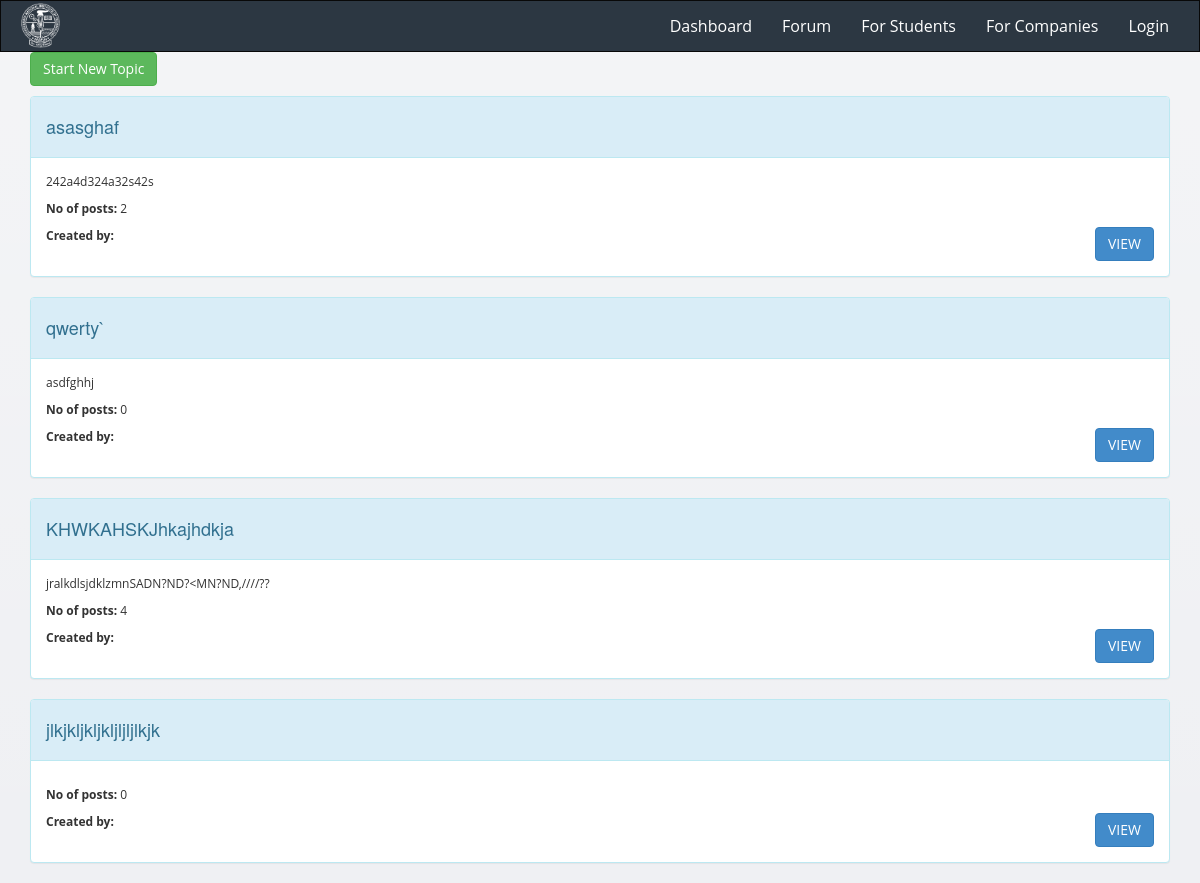
Before: /forum/2/ with the older database file.
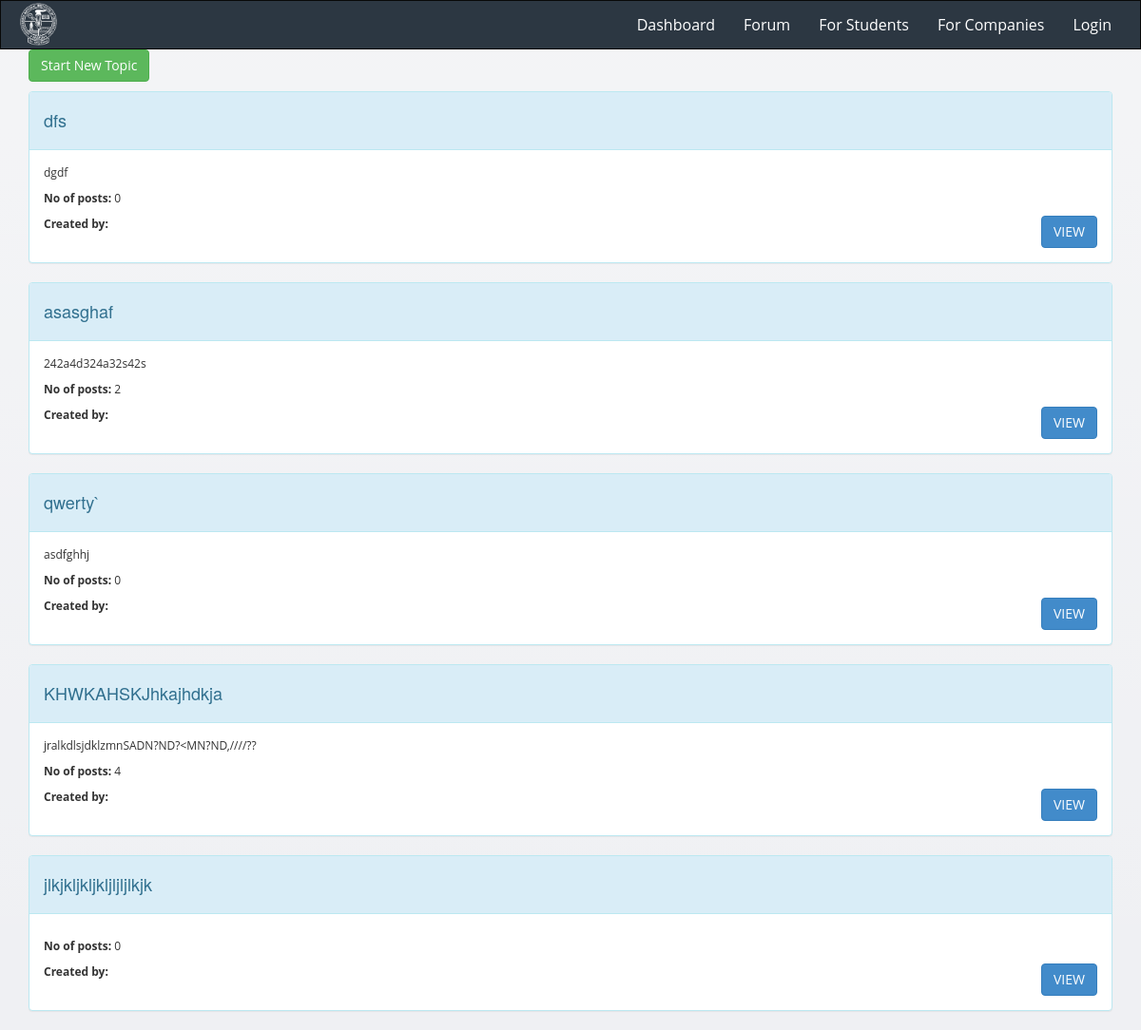
After: the same page with the newer database file.
### forum/models.py (models this page shows, shortened)
class Topic(models.Model):
    title = models.CharField(max_length=60)
    description = models.TextField(max_length=10000, blank=True, null=True)
    forum = models.ForeignKey(Forum)
    created = models.DateTimeField(auto_now=True)
    creator = models.ForeignKey(MyUser, blank=True, null=True)
    updated = models.DateTimeField(auto_now=True)
    closed = models.BooleanField(blank=True, default=False)
    def num_replies(self):
        return max(0, self.post_set.count())

### forum/views.py (the view)
# urls.py: url(r'^(?P<forum_id>[0-9]+)/$', views.forum, name='forum-detail'),
def forum(request, forum_id):
    topics = Topic.objects.filter(forum=forum_id).order_by("-created")
    forum = get_object_or_404(Forum, pk=forum_id)
    return render(request, "forum/forum.html", {'topics': topics, 'pk': forum_id, 'forum': forum})

### forum/templates/forum/forum.html (shortened to what this page needs)
{% extends 'forum/base.html' %}
{% block content %}
<div class="container">
    <p>
     <a href="{% url 'forum:new-topic' pk  %}" class="btn btn-success btn-md " role="button" id="new_topic">Start New Topic</a>
    </p>
</div>
    {% for topic in topics %}
        <div class="container">
           <div class="panel panel-info">
                  <div class="panel-heading">
                     <h4> {{ topic.title }} </h4>
                  </div>
                  <div class="panel-body">
                      <p>
                          {{ topic.description }}
                      </p>
                       <p>
                           <b> No of posts: </b>{{ topic.num_replies }}
                       </p>
                        <p>
                            <b> Created by: </b>{{ topic.creator.full_name|linebreaksbr }}
                            <a class=" btn btn-primary " href="{% url 'forum:topic-detail' topic.pk %}" style = " float:right " > VIEW </a>
                        </p>
                  </div>
            </div>
        </div>
    {% endfor %}
{% endblock %}

Changed rows visible on the page:
added Topic: title "dfs", description "dgdf", num_replies "0"
